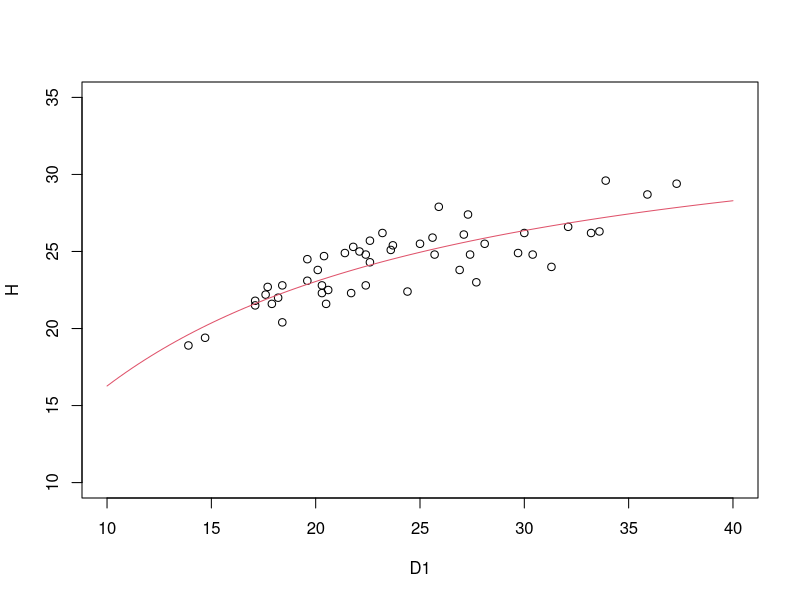
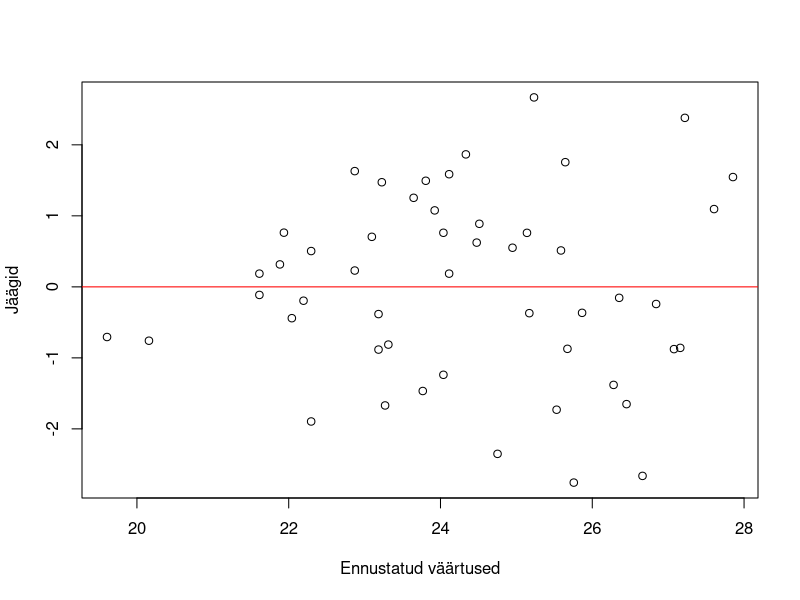
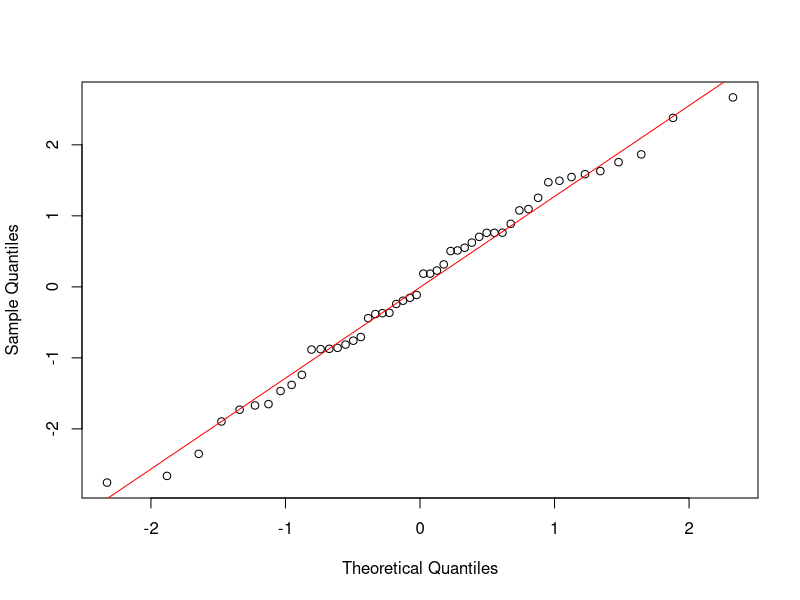

Generate these figures, in order, with R:
## ---- chunk 1
# Loe andmed sisse failist "puud.xlsx"
andmed <- subset(openxlsx::read.xlsx("data/puud.xlsx"), H > 0)

# Määratle mudeli funktsioon
puu_mudel <- function(D, a, b, c) {
 1.3 + a * (D / (D + b))^c
}

# Omista algväärtused parameetritele
algväärtused <- list(a = 1, c = 0.5)

# Sobita mudel andmetele
mudel <- nls(H ~ puu_mudel(D1, a, 5, c), data = andmed, start = algväärtused)

# Vaata mudeli kokkuvõtet
summary(mudel)
## ---- chunk 2
plot(H~D1, andmed, ylim=c(10, 35), xlim = c(10, 40))
curve(predict(mudel, data.frame(D1 = x)), 10, 40, add=T, col = 2)
## ---- chunk 3
plot(fitted(mudel), resid(mudel),
 xlab = "Ennustatud väärtused",
 ylab = "Jäägid"
 )
abline(h = 0, col = "red")
## ---- chunk 4
qqnorm(resid(mudel), main = "")
qqline(resid(mudel), col = "red")
